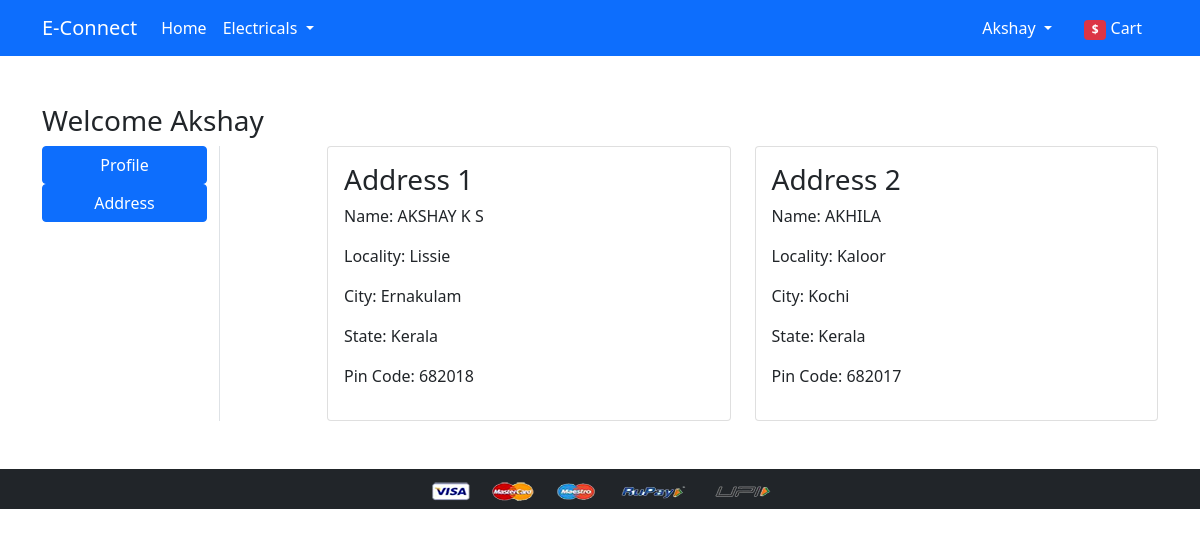
The app's page /address/ (signed in) with its own data.
### app/models.py (models this page shows, shortened)
class Customer(models.Model):
    user = models.ForeignKey(User, on_delete=models.CASCADE)
    name = models.CharField(max_length=200)
    locality = models.CharField(max_length=200)
    city = models.CharField(max_length=50)
    zipcode = models.IntegerField()
    state = models.CharField(choices=STATE_CHOICES,max_length=50)

### app/views.py (the view)
# urls.py: path('address/', views.address, name='address'),
@login_required
def address(request):
    add = Customer.objects.filter(user=request.user)
    return render(request, 'app/address.html', {'add':add,'active':'btn-primary'})

### app/templates/app/address.html (shortened to what this page needs)
{% extends 'app/base.html' %}
{% load static %}
{% block main-content %}
<div class="container my-5">
 <div class="row">
 <h3>Welcome <span class="text-capitalize">{{request.user}}</span></h3>
  <div class="col-sm-2 border-end">
   <ul class="list-unstyled">
    <li class="d-grid"><a href="{% url 'profile' %}" class="btn btn-primary">Profile</a></li>
    <li class="d-grid"><a href="{% url 'address' %}" class="btn {{active}}">Address</a></li>
   </ul>
  </div>
  <div class="col-sm-9 offset-sm-1">
   <div class="row">
    {% for ad in add %}
    <div class="col-sm-6">
     <div class="card">
      <div class="card-body">
       <h3>Address {{forloop.counter}}</h3>
       <p>Name: {{ad.name}}</p>
       <p>Locality: {{ad.locality}}</p>
       <p>City: {{ad.city}}</p>
       <p>State: {{ad.state}}</p>
       <p>Pin Code: {{ad.zipcode}}</p>
      </div>
     </div>
    </div>
    {% endfor %}
   </div>
  </div>
 </div>
</div>
{% endblock main-content %}

### app/templates/app/base.html (shortened to what this page needs)
<!doctype html>
{% load static %}
<html lang="en">
  <head>
    <link href="https://cdn.jsdelivr.net/npm/bootstrap@5.0.0-beta1/dist/css/bootstrap.min.css" rel="stylesheet">
    <link rel="stylesheet" href="{% static 'app/css/owl.carousel.min.css' %}">
    <link rel="stylesheet" href="{% static 'app/css/all.min.css' %}">
    <link rel="stylesheet" href="{% static 'app/css/style.css' %}">
  </head>
  <body>
    <nav class="navbar navbar-expand-lg navbar-dark bg-primary">
     <div class="container">
       <a class="navbar-brand" href="/">E-Connect</a>
       <div class="collapse navbar-collapse" id="navbarSupportedContent">
         <ul class="navbar-nav me-auto mb-2 mb-lg-0">
           <li class="nav-item">
             <a class="nav-link active" aria-current="page" href="/">Home</a>
           </li>
           <li class="nav-item dropdown">
             <a class="nav-link dropdown-toggle text-white" href="#" id="electronicsDropdown" role="button" data-bs-toggle="dropdown" aria-expanded="false">
               Electricals
             </a>
           </li>
         </ul>
         <div>
          <ul class="navbar-nav me-auto mb-2 mb-lg-0">
          {% if request.user.is_authenticated %}
           <li class="nav-item dropdown mx-2">
              <a class="nav-link dropdown-toggle text-white" href="#" id="profileDropdown" role="button" data-bs-toggle="dropdown" aria-expanded="false">
                {{request.user.username|capfirst}}
              </a>
            </li>
            <li class="nav-item mx-2">
             <a href="{% url 'showcart' %}" class="nav-link text-white"><span class="badge bg-danger">$</span> Cart </a>
            </li>
          {% endif %}
          </ul>
         </div>
       </div>
     </div>
    </nav>
    {% block main-content %} {% endblock main-content %}
    <footer class="container-fluid bg-dark text-center p-2 mt-5">
        <img src="{% static 'app/images/payment.png' %}" alt="" srcset="" class="img-fluid" height="2px">
    </footer>
  </body>
</html>

### records on screen
Customer: name "AKSHAY K S", locality "Lissie", city "Ernakulam", state "Kerala", zipcode "682018"
Customer: name "AKHILA", locality "Kaloor", city "Kochi", state "Kerala", zipcode "682017"

### other values on screen
{{ request.user.username|capfirst }} "Akshay"
{{ request.user }} "Akshay"
